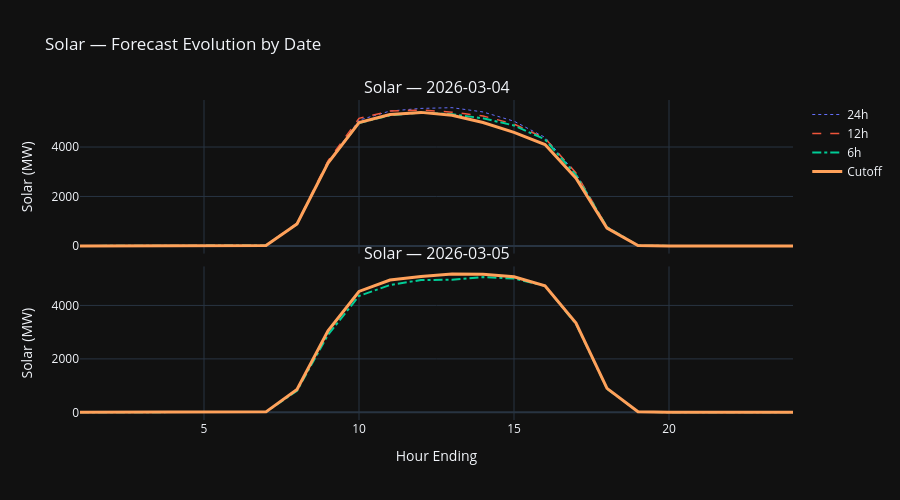

The notebook cell saved with this chart:
### Markdown cell above
## 5. Per-Date Revision Deep Dive

For each forecast date, show the 24h → 12h → 6h → cutoff evolution
so we can inspect how each day's solar forecast converged.

### Code cell
dates = sorted(df["forecast_date"].unique())

fig = make_subplots(
    rows=len(dates), cols=1,
    shared_xaxes=True,
    subplot_titles=[f"Solar — {d}" for d in dates],
    vertical_spacing=0.04,
)

for i, d in enumerate(dates, 1):
    ddf = df[df["forecast_date"] == d].sort_values("hour_ending")

    for label, col, exec_col, width in [
        ("24h", "solar_mw_24h", "exec_dt_24h", 1),
        ("12h", "solar_mw_12h", "exec_dt_12h", 1.5),
        ("6h", "solar_mw_6h", "exec_dt_6h", 2),
        ("Cutoff", "cutoff_solar_mw", "cutoff_execution_dt", 3),
    ]:
        exec_dts = ddf[exec_col].astype(str).values
        forecast_dates = ddf["forecast_date"].astype(str).values
        if label == "Cutoff":
            deltas = np.zeros(len(ddf))
        else:
            delta_col_name = f"delta_{label}"
            deltas = ddf[delta_col_name].values
        rank_labels = np.array([label] * len(ddf))

        customdata = np.column_stack([exec_dts, forecast_dates, deltas, rank_labels])

        fig.add_trace(
            go.Scatter(
                x=ddf["hour_ending"],
                y=ddf[col],
                name=label,
                line=dict(color=colors[label], dash=dashes[label], width=width),
                showlegend=(i == 1),
                customdata=customdata,
                hovertemplate=(
                    "<b>%{customdata[3]}</b><br>"
                    "Forecast Date: %{customdata[1]}<br>"
                    "HE: %{x}<br>"
                    "Solar: %{y:,.0f} MW<br>"
                    "Execution DT: %{customdata[0]}<br>"
                    "Delta to Cutoff: %{customdata[2]} MW"
                    "<extra></extra>"
                ),
            ),
            row=i, col=1,
        )

fig.update_layout(
    height=250 * len(dates),
    template="plotly_dark",
    title_text="Solar — Forecast Evolution by Date",
)
fig.update_yaxes(title_text="Solar (MW)")
fig.update_xaxes(title_text="Hour Ending", row=len(dates), col=1)
fig.show()

### Figure 1 — Plotly figure (JSON) as saved in the notebook; plotly's stock layout.template omitted (floating-point values rounded to 4 significant figures)
{"data": [{"customdata": [["2026-03-03", "2026-03-04", 0, "24h"], ["2026-03-03", "2026-03-04", 0, "24h"], ["2026-03-03", "2026-03-04", 0, "24h"], ["2026-03-03", "2026-03-04", 0, "24h"], ["2026-03-03", "2026-03-04", 0, "24h"], ["2026-03-03", "2026-03-04", 0, "24h"], ["2026-03-03", "2026-03-04", 1.868, "24h"], ["2026-03-03", "2026-03-04", 5.477, "24h"], ["2026-03-03", "2026-03-04", -27.48, "24h"], ["2026-03-03", "2026-03-04", -98.17, "24h"], ["2026-03-03", "2026-03-04", -138.1, "24h"], ["2026-03-03", "2026-03-04", -160.5, "24h"], ["2026-03-03", "2026-03-04", -308.5, "24h"], ["2026-03-03", "2026-03-04", -425.0, "24h"], ["2026-03-03", "2026-03-04", -449.2, "24h"], ["2026-03-03", "2026-03-04", -288.5, "24h"], ["2026-03-03", "2026-03-04", -187.9, "24h"], ["2026-03-03", "2026-03-04", -26.48, "24h"], ["2026-03-03", "2026-03-04", 0.055, "24h"], ["2026-03-03", "2026-03-04", 0, "24h"], ["2026-03-03", "2026-03-04", 0, "24h"], ["2026-03-03", "2026-03-04", 0, "24h"], ["2026-03-03", "2026-03-04", 0, "24h"], ["2026-03-03", "2026-03-04", 0, "24h"]], "hovertemplate": "<b>%{customdata[3]}</b><br>Forecast Date: %{customdata[1]}<br>HE: %{x}<br>Solar: %{y:,.0f} MW<br>Execution DT: %{customdata[0]}<br>Delta to Cutoff: %{customdata[2]} MW<extra></extra>", "line": {"color": "#636EFA", "dash": "dot", "width": 1}, "name": "24h", "showlegend": true, "type": "scatter", "x": [1.0, 2.0, 3.0, 4.0, 5.0, 6.0, 7.0, 8.0, 9.0, 10.0, 11.0, 12.0, 13.0, 14.0, 15.0, 16.0, 17.0, 18.0, 19.0, 20.0, 21.0, 22.0, 23.0, 24.0], "xaxis": "x", "y": [0.0, 0.0, 0.0, 0.0, 0.0, 0.0, 15.85, 883.2, 3378.0, 5088.0, 5455.0, 5562.0, 5591.0, 5418.0, 5045.0, 4390.0, 2926.0, 745.0, 13.28, 0.0, 0.0, 0.0, 0.0, 0.0], "yaxis": "y"}, {"customdata": [["2026-03-03 12:00:00", "2026-03-04", 0, "12h"], ["2026-03-03 12:00:00", "2026-03-04", 0, "12h"], ["2026-03-03 12:00:00", "2026-03-04", 0, "12h"], ["2026-03-03 12:00:00", "2026-03-04", 0, "12h"], ["2026-03-03 12:00:00", "2026-03-04", 0, "12h"], ["2026-03-03 12:00:00", "2026-03-04", 0, "12h"], ["2026-03-03 12:00:00", "2026-03-04", -1.09, "12h"], ["2026-03-03 12:00:00", "2026-03-04", -35.04, "12h"], ["2026-03-03 12:00:00", "2026-03-04", -93.32, "12h"], ["2026-03-03 12:00:00", "2026-03-04", -168.2, "12h"], ["2026-03-03 12:00:00", "2026-03-04", -135.4, "12h"], ["2026-03-03 12:00:00", "2026-03-04", -96.37, "12h"], ["2026-03-03 12:00:00", "2026-03-04", -128.3, "12h"], ["2026-03-03 12:00:00", "2026-03-04", -260.9, "12h"], ["2026-03-03 12:00:00", "2026-03-04", -334.3, "12h"], ["2026-03-03 12:00:00", "2026-03-04", -250.2, "12h"], ["2026-03-03 12:00:00", "2026-03-04", -213.8, "12h"], ["2026-03-03 12:00:00", "2026-03-04", -37.56, "12h"], ["2026-03-03 12:00:00", "2026-03-04", -1.493, "12h"], ["2026-03-03 12:00:00", "2026-03-04", 0, "12h"], ["2026-03-03 12:00:00", "2026-03-04", 0, "12h"], ["2026-03-03 12:00:00", "2026-03-04", 0, "12h"], ["2026-03-03 12:00:00", "2026-03-04", 0, "12h"], ["2026-03-03 12:00:00", "2026-03-04", 0, "12h"]], "hovertemplate": "<b>%{customdata[3]}</b><br>Forecast Date: %{customdata[1]}<br>HE: %{x}<br>Solar: %{y:,.0f} MW<br>Execution DT: %{customdata[0]}<br>Delta to Cutoff: %{customdata[2]} MW<extra></extra>", "line": {"color": "#EF553B", "dash": "dash", "width": 1.5}, "name": "12h", "showlegend": true, "type": "scatter", "x": [1.0, 2.0, 3.0, 4.0, 5.0, 6.0, 7.0, 8.0, 9.0, 10.0, 11.0, 12.0, 13.0, 14.0, 15.0, 16.0, 17.0, 18.0, 19.0, 20.0, 21.0, 22.0, 23.0, 24.0], "xaxis": "x", "y": [0.0, 0.0, 0.0, 0.0, 0.0, 0.0, 18.81, 923.7, 3444.0, 5158.0, 5452.0, 5498.0, 5411.0, 5254.0, 4930.0, 4352.0, 2952.0, 756.1, 14.83, 0.0, 0.0, 0.0, 0.0, 0.0], "yaxis": "y"}, {"customdata": [["2026-03-03 18:00:00", "2026-03-04", 0, "6h"], ["2026-03-03 18:00:00", "2026-03-04", 0, "6h"], ["2026-03-03 18:00:00", "2026-03-04", 0, "6h"], ["2026-03-03 18:00:00", "2026-03-04", 0, "6h"], ["2026-03-03 18:00:00", "2026-03-04", 0, "6h"], ["2026-03-03 18:00:00", "2026-03-04", 0, "6h"], ["2026-03-03 18:00:00", "2026-03-04", -0.169, "6h"], ["2026-03-03 18:00:00", "2026-03-04", 1.273, "6h"], ["2026-03-03 18:00:00", "2026-03-04", 0.07, "6h"], ["2026-03-03 18:00:00", "2026-03-04", 16.35, "6h"], ["2026-03-03 18:00:00", "2026-03-04", 33.9, "6h"], ["2026-03-03 18:00:00", "2026-03-04", 5.235, "6h"], ["2026-03-03 18:00:00", "2026-03-04", -40.17, "6h"], ["2026-03-03 18:00:00", "2026-03-04", -168.8, "6h"], ["2026-03-03 18:00:00", "2026-03-04", -275.4, "6h"], ["2026-03-03 18:00:00", "2026-03-04", -205.6, "6h"], ["2026-03-03 18:00:00", "2026-03-04", -129.6, "6h"], ["2026-03-03 18:00:00", "2026-03-04", -42.49, "6h"], ["2026-03-03 18:00:00", "2026-03-04", -0.435, "6h"], ["2026-03-03 18:00:00", "2026-03-04", 0, "6h"], ["2026-03-03 18:00:00", "2026-03-04", 0, "6h"], ["2026-03-03 18:00:00", "2026-03-04", 0, "6h"], ["2026-03-03 18:00:00", "2026-03-04", 0, "6h"], ["2026-03-03 18:00:00", "2026-03-04", 0, "6h"]], "hovertemplate": "<b>%{customdata[3]}</b><br>Forecast Date: %{customdata[1]}<br>HE: %{x}<br>Solar: %{y:,.0f} MW<br>Execution DT: %{customdata[0]}<br>Delta to Cutoff: %{customdata[2]} MW<extra></extra>", "line": {"color": "#00CC96", "dash": "dashdot", "width": 2}, "name": "6h", "showlegend": true, "type": "scatter", "x": [1.0, 2.0, 3.0, 4.0, 5.0, 6.0, 7.0, 8.0, 9.0, 10.0, 11.0, 12.0, 13.0, 14.0, 15.0, 16.0, 17.0, 18.0, 19.0, 20.0, 21.0, 22.0, 23.0, 24.0], "xaxis": "x", "y": [0.0, 0.0, 0.0, 0.0, 0.0, 0.0, 17.89, 887.4, 3350.0, 4974.0, 5283.0, 5396.0, 5323.0, 5162.0, 4871.0, 4307.0, 2868.0, 761.0, 13.77, 0.0, 0.0, 0.0, 0.0, 0.0], "yaxis": "y"}, {"customdata": [["2026-03-04", "2026-03-04", 0, "Cutoff"], ["2026-03-04", "2026-03-04", 0, "Cutoff"], ["2026-03-04", "2026-03-04", 0, "Cutoff"], ["2026-03-04", "2026-03-04", 0, "Cutoff"], ["2026-03-04", "2026-03-04", 0, "Cutoff"], ["2026-03-04", "2026-03-04", 0, "Cutoff"], ["2026-03-04", "2026-03-04", 0, "Cutoff"], ["2026-03-04", "2026-03-04", 0, "Cutoff"], ["2026-03-04", "2026-03-04", 0, "Cutoff"], ["2026-03-04", "2026-03-04", 0, "Cutoff"], ["2026-03-04", "2026-03-04", 0, "Cutoff"], ["2026-03-04", "2026-03-04", 0, "Cutoff"], ["2026-03-04", "2026-03-04", 0, "Cutoff"], ["2026-03-04", "2026-03-04", 0, "Cutoff"], ["2026-03-04", "2026-03-04", 0, "Cutoff"], ["2026-03-04", "2026-03-04", 0, "Cutoff"], ["2026-03-04", "2026-03-04", 0, "Cutoff"], ["2026-03-04", "2026-03-04", 0, "Cutoff"], ["2026-03-04", "2026-03-04", 0, "Cutoff"], ["2026-03-04", "2026-03-04", 0, "Cutoff"], ["2026-03-04", "2026-03-04", 0, "Cutoff"], ["2026-03-04", "2026-03-04", 0, "Cutoff"], ["2026-03-04", "2026-03-04", 0, "Cutoff"], ["2026-03-04", "2026-03-04", 0, "Cutoff"]], "hovertemplate": "<b>%{customdata[3]}</b><br>Forecast Date: %{customdata[1]}<br>HE: %{x}<br>Solar: %{y:,.0f} MW<br>Execution DT: %{customdata[0]}<br>Delta to Cutoff: %{customdata[2]} MW<extra></extra>", "line": {"color": "#FFA15A", "dash": "solid", "width": 3}, "name": "Cutoff", "showlegend": true, "type": "scatter", "x": [1.0, 2.0, 3.0, 4.0, 5.0, 6.0, 7.0, 8.0, 9.0, 10.0, 11.0, 12.0, 13.0, 14.0, 15.0, 16.0, 17.0, 18.0, 19.0, 20.0, 21.0, 22.0, 23.0, 24.0], "xaxis": "x", "y": [0.0, 0.0, 0.0, 0.0, 0.0, 0.0, 17.72, 888.6, 3350.0, 4990.0, 5317.0, 5401.0, 5283.0, 4993.0, 4595.0, 4102.0, 2738.0, 718.5, 13.34, 0.0, 0.0, 0.0, 0.0, 0.0], "yaxis": "y"}, {"customdata": [[null, "2026-03-05", null, "24h"], [null, "2026-03-05", null, "24h"], [null, "2026-03-05", null, "24h"], [null, "2026-03-05", null, "24h"], [null, "2026-03-05", null, "24h"], [null, "2026-03-05", null, "24h"], [null, "2026-03-05", null, "24h"], [null, "2026-03-05", null, "24h"], [null, "2026-03-05", null, "24h"], [null, "2026-03-05", null, "24h"], [null, "2026-03-05", null, "24h"], [null, "2026-03-05", null, "24h"], [null, "2026-03-05", null, "24h"], [null, "2026-03-05", null, "24h"], [null, "2026-03-05", null, "24h"], [null, "2026-03-05", null, "24h"], [null, "2026-03-05", null, "24h"], [null, "2026-03-05", null, "24h"], [null, "2026-03-05", null, "24h"], [null, "2026-03-05", null, "24h"], [null, "2026-03-05", null, "24h"], [null, "2026-03-05", null, "24h"], [null, "2026-03-05", null, "24h"], [null, "2026-03-05", null, "24h"]], "hovertemplate": "<b>%{customdata[3]}</b><br>Forecast Date: %{customdata[1]}<br>HE: %{x}<br>Solar: %{y:,.0f} MW<br>Execution DT: %{customdata[0]}<br>Delta to Cutoff: %{customdata[2]} MW<extra></extra>", "line": {"color": "#636EFA", "dash": "dot", "width": 1}, "name": "24h", "showlegend": false, "type": "scatter", "x": [1.0, 2.0, 3.0, 4.0, 5.0, 6.0, 7.0, 8.0, 9.0, 10.0, 11.0, 12.0, 13.0, 14.0, 15.0, 16.0, 17.0, 18.0, 19.0, 20.0, 21.0, 22.0, 23.0, 24.0], "xaxis": "x2", "y": [NaN, NaN, NaN, NaN, NaN, NaN, NaN, NaN, NaN, NaN, NaN, NaN, NaN, NaN, NaN, NaN, NaN, NaN, NaN, NaN, NaN, NaN, NaN, NaN], "yaxis": "y2"}, {"customdata": [[null, "2026-03-05", null, "12h"], [null, "2026-03-05", null, "12h"], [null, "2026-03-05", null, "12h"], [null, "2026-03-05", null, "12h"], [null, "2026-03-05", null, "12h"], [null, "2026-03-05", null, "12h"], [null, "2026-03-05", null, "12h"], [null, "2026-03-05", null, "12h"], [null, "2026-03-05", null, "12h"], [null, "2026-03-05", null, "12h"], [null, "2026-03-05", null, "12h"], [null, "2026-03-05", null, "12h"], [null, "2026-03-05", null, "12h"], [null, "2026-03-05", null, "12h"], [null, "2026-03-05", null, "12h"], [null, "2026-03-05", null, "12h"], [null, "2026-03-05", null, "12h"], [null, "2026-03-05", null, "12h"], [null, "2026-03-05", null, "12h"], [null, "2026-03-05", null, "12h"], [null, "2026-03-05", null, "12h"], [null, "2026-03-05", null, "12h"], [null, "2026-03-05", null, "12h"], [null, "2026-03-05", null, "12h"]], "hovertemplate": "<b>%{customdata[3]}</b><br>Forecast Date: %{customdata[1]}<br>HE: %{x}<br>Solar: %{y:,.0f} MW<br>Execution DT: %{customdata[0]}<br>Delta to Cutoff: %{customdata[2]} MW<extra></extra>", "line": {"color": "#EF553B", "dash": "dash", "width": 1.5}, "name": "12h", "showlegend": false, "type": "scatter", "x": [1.0, 2.0, 3.0, 4.0, 5.0, 6.0, 7.0, 8.0, 9.0, 10.0, 11.0, 12.0, 13.0, 14.0, 15.0, 16.0, 17.0, 18.0, 19.0, 20.0, 21.0, 22.0, 23.0, 24.0], "xaxis": "x2", "y": [NaN, NaN, NaN, NaN, NaN, NaN, NaN, NaN, NaN, NaN, NaN, NaN, NaN, NaN, NaN, NaN, NaN, NaN, NaN, NaN, NaN, NaN, NaN, NaN], "yaxis": "y2"}, {"customdata": [["2026-03-04 02:00:00", "2026-03-05", 0, "6h"], ["2026-03-04 02:00:00", "2026-03-05", 0, "6h"], ["2026-03-04 02:00:00", "2026-03-05", 0, "6h"], ["2026-03-04 02:00:00", "2026-03-05", 0, "6h"], ["2026-03-04 02:00:00", "2026-03-05", 0, "6h"], ["2026-03-04 02:00:00", "2026-03-05", 0, "6h"], ["2026-03-04 02:00:00", "2026-03-05", 1.881, "6h"], ["2026-03-04 02:00:00", "2026-03-05", 52.33, "6h"], ["2026-03-04 02:00:00", "2026-03-05", 155.7, "6h"], ["2026-03-04 02:00:00", "2026-03-05", 168.0, "6h"], ["2026-03-04 02:00:00", "2026-03-05", 187.0, "6h"], ["2026-03-04 02:00:00", "2026-03-05", 129.7, "6h"], ["2026-03-04 02:00:00", "2026-03-05", 210.1, "6h"], ["2026-03-04 02:00:00", "2026-03-05", 105.8, "6h"], ["2026-03-04 02:00:00", "2026-03-05", 69.41, "6h"], ["2026-03-04 02:00:00", "2026-03-05", -0.357, "6h"], ["2026-03-04 02:00:00", "2026-03-05", 35.93, "6h"], ["2026-03-04 02:00:00", "2026-03-05", 14.79, "6h"], ["2026-03-04 02:00:00", "2026-03-05", -0.016, "6h"], ["2026-03-04 02:00:00", "2026-03-05", 0, "6h"], ["2026-03-04 02:00:00", "2026-03-05", 0, "6h"], ["2026-03-04 02:00:00", "2026-03-05", 0, "6h"], ["2026-03-04 02:00:00", "2026-03-05", 0, "6h"], ["2026-03-04 02:00:00", "2026-03-05", 0, "6h"]], "hovertemplate": "<b>%{customdata[3]}</b><br>Forecast Date: %{customdata[1]}<br>HE: %{x}<br>Solar: %{y:,.0f} MW<br>Execution DT: %{customdata[0]}<br>Delta to Cutoff: %{customdata[2]} MW<extra></extra>", "line": {"color": "#00CC96", "dash": "dashdot", "width": 2}, "name": "6h", "showlegend": false, "type": "scatter", "x": [1.0, 2.0, 3.0, 4.0, 5.0, 6.0, 7.0, 8.0, 9.0, 10.0, 11.0, 12.0, 13.0, 14.0, 15.0, 16.0, 17.0, 18.0, 19.0, 20.0, 21.0, 22.0, 23.0, 24.0], "xaxis": "x2", "y": [0.0, 0.0, 0.0, 0.0, 0.0, 0.0, 15.83, 805.7, 2899.0, 4355.0, 4762.0, 4951.0, 4963.0, 5062.0, 5006.0, 4736.0, 3305.0, 881.8, 20.86, 0.0, 0.0, 0.0, 0.0, 0.0], "yaxis": "y2"}, {"customdata": [["2026-03-04 08:00:00", "2026-03-05", 0, "Cutoff"], ["2026-03-04 08:00:00", "2026-03-05", 0, "Cutoff"], ["2026-03-04 08:00:00", "2026-03-05", 0, "Cutoff"], ["2026-03-04 08:00:00", "2026-03-05", 0, "Cutoff"], ["2026-03-04 08:00:00", "2026-03-05", 0, "Cutoff"], ["2026-03-04 08:00:00", "2026-03-05", 0, "Cutoff"], ["2026-03-04 08:00:00", "2026-03-05", 0, "Cutoff"], ["2026-03-04 08:00:00", "2026-03-05", 0, "Cutoff"], ["2026-03-04 08:00:00", "2026-03-05", 0, "Cutoff"], ["2026-03-04 08:00:00", "2026-03-05", 0, "Cutoff"], ["2026-03-04 08:00:00", "2026-03-05", 0, "Cutoff"], ["2026-03-04 08:00:00", "2026-03-05", 0, "Cutoff"], ["2026-03-04 08:00:00", "2026-03-05", 0, "Cutoff"], ["2026-03-04 08:00:00", "2026-03-05", 0, "Cutoff"], ["2026-03-04 08:00:00", "2026-03-05", 0, "Cutoff"], ["2026-03-04 08:00:00", "2026-03-05", 0, "Cutoff"], ["2026-03-04 08:00:00", "2026-03-05", 0, "Cutoff"], ["2026-03-04 08:00:00", "2026-03-05", 0, "Cutoff"], ["2026-03-04 08:00:00", "2026-03-05", 0, "Cutoff"], ["2026-03-04 08:00:00", "2026-03-05", 0, "Cutoff"], ["2026-03-04 08:00:00", "2026-03-05", 0, "Cutoff"], ["2026-03-04 08:00:00", "2026-03-05", 0, "Cutoff"], ["2026-03-04 08:00:00", "2026-03-05", 0, "Cutoff"], ["2026-03-04 08:00:00", "2026-03-05", 0, "Cutoff"]], "hovertemplate": "<b>%{customdata[3]}</b><br>Forecast Date: %{customdata[1]}<br>HE: %{x}<br>Solar: %{y:,.0f} MW<br>Execution DT: %{customdata[0]}<br>Delta to Cutoff: %{customdata[2]} MW<extra></extra>", "line": {"color": "#FFA15A", "dash": "solid", "width": 3}, "name": "Cutoff", "showlegend": false, "type": "scatter", "x": [1.0, 2.0, 3.0, 4.0, 5.0, 6.0, 7.0, 8.0, 9.0, 10.0, 11.0, 12.0, 13.0, 14.0, 15.0, 16.0, 17.0, 18.0, 19.0, 20.0, 21.0, 22.0, 23.0, 24.0], "xaxis": "x2", "y": [0.0, 0.0, 0.0, 0.0, 0.0, 0.0, 17.71, 858.1, 3054.0, 4523.0, 4949.0, 5081.0, 5173.0, 5168.0, 5076.0, 4735.0, 3341.0, 896.6, 20.84, 0.0, 0.0, 0.0, 0.0, 0.0], "yaxis": "y2"}], "layout": {"annotations": [{"font": {"size": 16}, "showarrow": false, "text": "Solar — 2026-03-04", "x": 0.5, "xanchor": "center", "xref": "paper", "y": 1, "yanchor": "bottom", "yref": "paper"}, {"font": {"size": 16}, "showarrow": false, "text": "Solar — 2026-03-05", "x": 0.5, "xanchor": "center", "xref": "paper", "y": 0.48, "yanchor": "bottom", "yref": "paper"}], "height": 500, "title": {"text": "Solar — Forecast Evolution by Date"}, "xaxis": {"anchor": "y", "domain": [0, 1], "matches": "x2", "showticklabels": false}, "xaxis2": {"anchor": "y2", "domain": [0, 1], "title": {"text": "Hour Ending"}}, "yaxis": {"anchor": "x", "domain": [0.52, 1], "title": {"text": "Solar (MW)"}}, "yaxis2": {"anchor": "x2", "domain": [0, 0.48], "title": {"text": "Solar (MW)"}}}}
